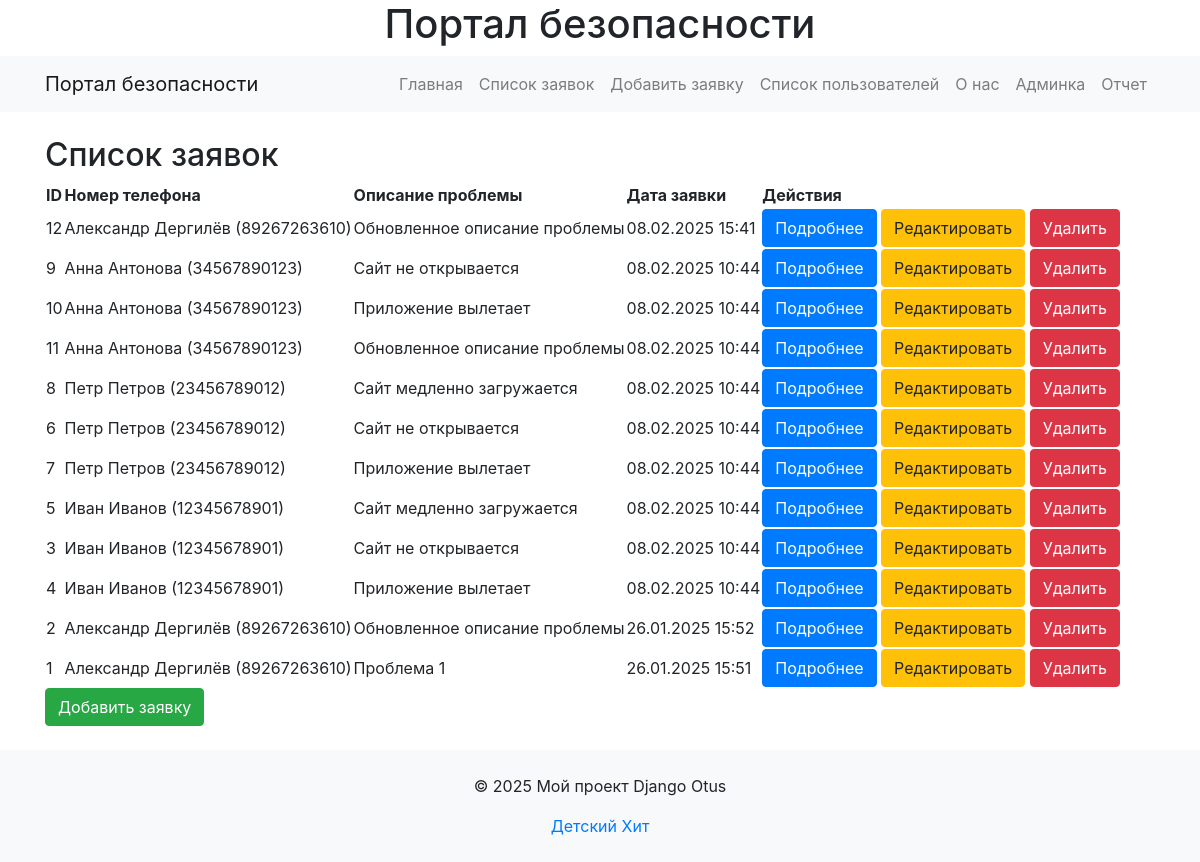
/tasks/, run on the app's committed database.
### my_app/models.py (models this page shows, shortened)
class Task(models.Model):
    STATUS_CHOICES = [
        ('на рассмотрении', 'На рассмотрении'),
        ('в работе', 'В работе'),
        ('просрочена', 'Просрочена'),
        ('выполнена', 'Выполнена'),
    ]
    phone_number = models.ForeignKey(
        Users,
        on_delete=models.CASCADE,
        related_name="tasks",
        verbose_name="Номер телефона",
        default=1,
    )
    platform_type = models.CharField(max_length=100, verbose_name="Тип площадки")
    legal_entity = models.CharField(max_length=100, verbose_name="Юрлицо")
    problem_description = models.TextField(verbose_name="Краткое описание проблемы")
    problem_location = models.CharField(max_length=200, verbose_name="Место проблемы")
    problem_type = models.CharField(max_length=100, verbose_name="Тип проблемы")
    task_date = models.DateTimeField(default=timezone.now, verbose_name="Дата заявки")
    task_id = models.AutoField(primary_key=True, verbose_name="Номер заявки ID")
    status = models.CharField(
        max_length=20,
        choices=STATUS_CHOICES,
        default='на рассмотрении',
        verbose_name="Статус заявки"
    )
    problem_photo = models.ImageField(
        upload_to="problem_photos/", blank=True, null=True, verbose_name="Фото проблемы"
    )
    solution_proposal = models.TextField(
        blank=True, null=True, verbose_name="Предложение по устранению"
    )
    responsible_person = models.CharField(
        max_length=100,
        blank=True,
        null=True,
        verbose_name="ФИО (ответственного за устранение)",
    )
    initiator_name = models.CharField(
        max_length=100, blank=True, null=True, verbose_name="ФИО (инициатора)"
    )
    position = models.CharField(
        max_length=100, blank=True, null=True, verbose_name="Должность"
    )
    department = models.CharField(
        max_length=100, blank=True, null=True, verbose_name="Отдел инициатора"
    )
    planned_fix_date = models.DateField(
        blank=True, null=True, verbose_name="Плановая дата устранения"
    )

class Users(models.Model):
    phone_number = models.CharField(
        max_length=11, unique=True, verbose_name="Номер телефона"
    )
    first_name = models.CharField(
        max_length=100, blank=True, null=True, verbose_name="Имя"
    )
    last_name = models.CharField(
        max_length=100, blank=True, null=True, verbose_name="Фамилия"
    )
    def __str__(self):
        return f"{self.first_name} {self.last_name} ({self.phone_number})"

### my_app/views.py (the view)
# urls.py: path("tasks/", TaskListView.as_view(), name="task_list"),
class TaskListView(ListView):
    model = Task  # Указываем модель
    template_name = "my_app/task_list.html"  # Шаблон для отображения
    context_object_name = "tasks"  # Имя переменной в шаблоне
    ordering = ["-task_date"]  # Сортировка по дате (новые сверху)

### my_app/templates/my_app/task_list.html (shortened to what this page needs)
{% extends 'my_app/base.html' %}
{% block content %}
    <h2>Список заявок</h2>
    <table>
        <thead>
            <tr>
                <th>ID</th>
                <th>Номер телефона</th>
                <th>Описание проблемы</th>
                <th>Дата заявки</th>
                <th>Действия</th>
            </tr>
        </thead>
        <tbody>
            {% for task in tasks %}
                <tr>
                    <td>{{ task.task_id }}</td>
                    <td>{{ task.phone_number }}</td>
                    <td>{{ task.problem_description }}</td>
                    <td>{{ task.task_date|date:"d.m.Y H:i" }}</td>
                    <td>
                        <a href="{% url 'task_detail' task.task_id %}" class="btn btn-primary">Подробнее</a>
                        <a href="{% url 'task_update' task.task_id %}" class="btn btn-warning">Редактировать</a>
                        <a href="{% url 'task_delete' task.task_id %}" class="btn btn-danger">Удалить</a>
                    </td>
                </tr>
            {% endfor %}
        </tbody>
    </table>
    <a href="{% url 'task_create' %}" class="btn btn-success">Добавить заявку</a>
{% endblock %}

### data on the page
Task: task_id "12", phone_number "Александр Дергилёв (89267263610)", problem_description "Обновленное описание проблемы", task_date "08.02.2025 15:41"
Task: task_id "9", phone_number "Анна Антонова (34567890123)", problem_description "Сайт не открывается", task_date "08.02.2025 10:44"
Task: task_id "10", phone_number "Анна Антонова (34567890123)", problem_description "Приложение вылетает", task_date "08.02.2025 10:44"
Task: task_id "11", phone_number "Анна Антонова (34567890123)", problem_description "Обновленное описание проблемы", task_date "08.02.2025 10:44"
Task: task_id "8", phone_number "Петр Петров (23456789012)", problem_description "Сайт медленно загружается", task_date "08.02.2025 10:44"
Task: task_id "6", phone_number "Петр Петров (23456789012)", problem_description "Сайт не открывается", task_date "08.02.2025 10:44"
Task: task_id "7", phone_number "Петр Петров (23456789012)", problem_description "Приложение вылетает", task_date "08.02.2025 10:44"
Task: task_id "5", phone_number "Иван Иванов (12345678901)", problem_description "Сайт медленно загружается", task_date "08.02.2025 10:44"
Task: task_id "3", phone_number "Иван Иванов (12345678901)", problem_description "Сайт не открывается", task_date "08.02.2025 10:44"
Task: task_id "4", phone_number "Иван Иванов (12345678901)", problem_description "Приложение вылетает", task_date "08.02.2025 10:44"
Task: task_id "2", phone_number "Александр Дергилёв (89267263610)", problem_description "Обновленное описание проблемы", task_date "26.01.2025 15:52"
Task: task_id "1", phone_number "Александр Дергилёв (89267263610)", problem_description "Проблема 1", task_date "26.01.2025 15:51"
